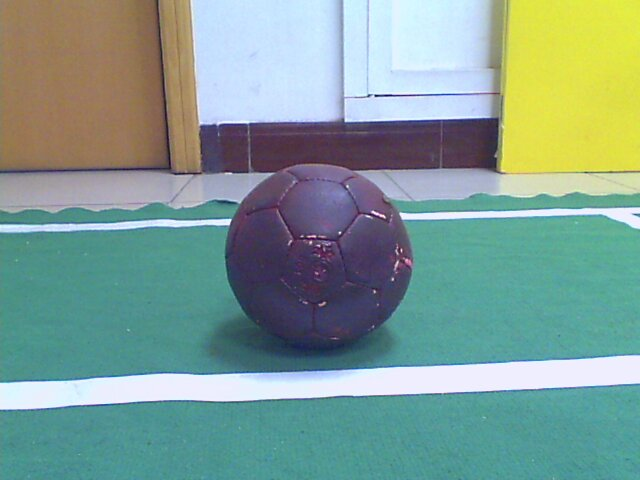
//> input picture test_img/t1.jpg, 640 x 480 px
$ ./extractCircles ../test_img/t1.jpg   (built with g++ and OpenCV 4)
//> lines starting //> are read from the running program, lines starting //| are printed output that depends on the picture; after the words box and inside, x2 and y2 are one past the last pixel; in counts of white or black regions, pixels touching at a corner belong together
//> further down, img is the input picture: 480 rows x 640 cols, CV_8UC3; mean B, G, R 148, 157.1, 127.9
#include <cstdlib>
#include <cv.h>
#include <highgui.h>
#include "opencv2/imgproc/imgproc.hpp"
using namespace std;
using namespace cv;

// h: 117.5 ~ 165.5
// s: 45.9 ~ 126.225
// v: 58.905 ~ 147.9

bool isBallHSV(float h, float s, float v){
    int h1 = 161, h2 = 204;
    int s1 = 58, s2 = 118;
    int v1 = 71, v2 = 104;
    /*if( (h>235.0/2 && h<331.0/2) &&
        (s>0.18*255 && s<0.495*255) &&
        (v>0.231*255 && v<0.58*255))*/
    if (h >= h1 && h <= h2 && s >= s1 && s <= s2 && v >= v1 && v <= v2)
        return true;
    else
        return false;
}

// [23 lines of commented-out code are left out]

vector<Point3f> extractCircles(Mat& img) {
    Mat gray;
    // colorReduce(_img, img, 32);
    imshow("img", img);
    cvtColor(img, gray, CV_BGR2GRAY);
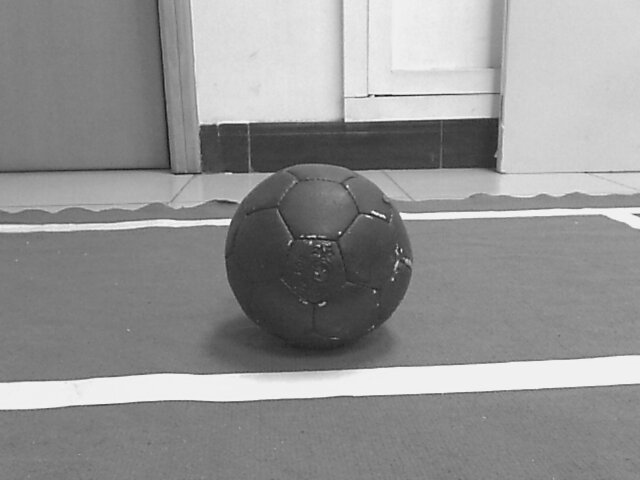
//> gray: 480 rows x 640 cols, CV_8UC1; min 16, max 253, mean 147.3
    GaussianBlur(gray, gray, Size(9, 9), 2, 2);
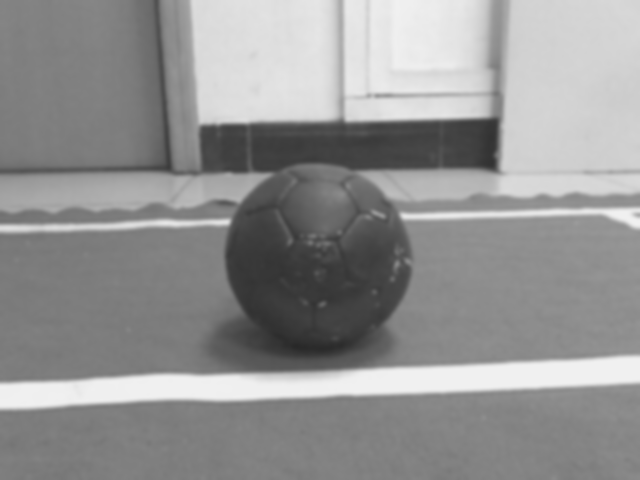
//> gray: 480 rows x 640 cols, CV_8UC1; min 40, max 240, mean 147.3
    imshow("gray", gray);
    waitKey(30);
    vector<Vec3f> circles;
    // HoughCircles的结果
    HoughCircles(gray, circles, CV_HOUGH_GRADIENT, 2, 10, 100, 50, 5, 150);     // 话说这里为什么参数4是2
//> circles = 58 circles (x, y, radius), first 12: [317, 255, 91.4], [307, 267, 104.8], [363, 257, 137.8], [297, 271, 115.8], [321, 271, 107], [347, 293, 140], [349, 269, 126.8], [313, 281, 117.8], [329, 261, 82.2], [357, 247, 131.2], [331, 281, 120.2], [341, 277, 124.6]
    for (vector<Vec3f>::iterator it = circles.begin(); it != circles.end(); it ++) {
        Vec3f cur = *it;
        Point center(cvRound(cur[0]), cvRound(cur[1]));
        int radius = cvRound(cur[2]);
        circle(img, center, radius, Scalar(0, 0, 255));
    }
//> this loop made 58 passes
//> (cur, radius) on passes 1, 2, 3, 4, 7, 8, 9, 10, 11, 12, 13, 14: ([317, 255, 91.4], 91), ([307, 267, 104.8], 105), ([363, 257, 137.8], 138), ([297, 271, 115.8], 116), ([349, 269, 126.8], 127), ([313, 281, 117.8], 118), ([329, 261, 82.2], 82), ([357, 247, 131.2], 131), ([331, 281, 120.2], 120), ([341, 277, 124.6], 125), ([341, 259, 115.8], 116), ([435, 157, 64.8], 65)
//> (center, radius) on passes 5, 6, 29, 35, 41, 44: (Point(321, 271), 107), (Point(347, 293), 140), (Point(465, 297), 129), (Point(287, 265), 107), (Point(469, 255), 87), (Point(445, 163), 56)
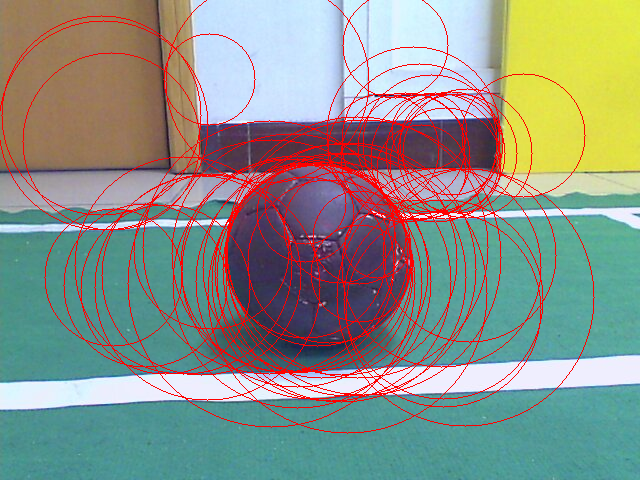
//> img: 480 rows x 640 cols, CV_8UC3; 8.09% of pixels changed, all inside (x1, y1, x2, y2) = (0, 0, 595, 434)
    cout << circles.size() << endl;
//| 58

    vector<Vec3f> balls;

    // HSV必须满足一定条件
    Mat img_hsv(img.rows, img.cols, CV_32F, 3);
    cvtColor(img, img_hsv, CV_BGR2HSV_FULL);
//> img_hsv: 480 rows x 640 cols, CV_8UC3; mean H, S, V 111.2, 111.7, 178.1

    for (vector<Vec3f>::iterator it = circles.begin(); it != circles.end(); it ++) {
        Vec3f cur = *it;
        int x = cvRound(cur[0]), y = cvRound(cur[1]), r = cvRound(cur[2]);
        int ballPixNum = 0, totalPixNum = 0;    // 总的像素
        for (int i = y-r; i <= y+r; i ++) {
            for (int j = x-r; j <= x+r; j ++) {
                if ( i >= 0 && i < img.rows && j >= 0 && j < img.cols && ((i-y)*(i-y)+(j-x)*(j-x) <= r*r) ) {
                    totalPixNum ++;
                    float h = (float)(img_hsv.at<Vec3b>(i, j)[0]);
                    float s = (float)(img_hsv.at<Vec3b>(i, j)[1]);
                    float v = (float)(img_hsv.at<Vec3b>(i, j)[2]);
                    if (isBallHSV(h, s, v))
                        ballPixNum ++;
                }
            }
        }
        float ratio = (float)ballPixNum/totalPixNum;
        cout << ratio << endl;
        if (ratio > 0.4)
            balls.push_back(cur);
    }
//> this loop made 58 passes
//> (cur, x, y, r, totalPixNum, ballPixNum, ratio) on passes 1, 2, 3, 4, 7, 8, 9, 10, 11, 12, 13, 14: ([317, 255, 91.4], 317, 255, 91, 25997, 13105, 0.504), ([307, 267, 104.8], 307, 267, 105, 34621, 13169, 0.38), ([363, 257, 137.8], 363, 257, 138, 59805, 14166, 0.237), ([297, 271, 115.8], 297, 271, 116, 42265, 13184, 0.312), ([349, 269, 126.8], 349, 269, 127, 50617, 13248, 0.262), ([313, 281, 117.8], 313, 281, 118, 43709, 13168, 0.301), ([329, 261, 82.2], 329, 261, 82, 21101, 11173, 0.53), ([357, 247, 131.2], 357, 247, 131, 53885, 14194, 0.263), ([331, 281, 120.2], 331, 281, 120, 45225, 13168, 0.291), ([341, 277, 124.6], 341, 277, 125, 49077, 13218, 0.269), ([341, 259, 115.8], 341, 259, 116, 42265, 13230, 0.313), ([435, 157, 64.8], 435, 157, 65, 13273, 1281, 0.0965)
//> (x, y, r, totalPixNum, ballPixNum, ratio) on passes 5, 6, 29, 35, 41, 44: (321, 271, 107, 35953, 13168, 0.366), (347, 293, 140, 61529, 13220, 0.215), (465, 297, 129, 52257, 4153, 0.0795), (287, 265, 107, 35953, 12696, 0.353), (469, 255, 87, 23769, 607, 0.0255), (445, 163, 56, 9845, 972, 0.0987)
//| 0.504097
//| 0.380376
//| 0.23687
//| 0.311937
//| 0.366256
//| 0.214858
//| 0.26173
//| 0.301265
//> (output is shown up to pass 8 of 58)

    // 选择半径最大的圆
    int res_r = 0, res_x = 0, res_y = 0;
    bool foundBall = false;
    if (!balls.empty()) {
        foundBall = true;
        for (vector<Vec3f>::iterator it = balls.begin(); it != balls.end(); it ++) {
            Vec3f cur = *it;
            int x = cvRound(cur[0]), y = cvRound(cur[1]), r = cvRound(cur[2]);
            circle(img, Point(x, y), r, Scalar(255, 0, 255), 2);
            if(r > res_r){
                res_r = r;
                res_x = x;
                res_y = y;
            }
        }
//> this loop made 5 passes
//> (cur, x, y, r, res_r, res_x, res_y) on pass 1: ([317, 255, 91.4], 317, 255, 91, 91, 317, 255)
//> (cur, x, y, r) on passes 2 to 5: ([329, 261, 82.2], 329, 261, 82), ([305, 257, 80.6], 305, 257, 81), ([377, 245, 32.6], 377, 245, 33), ([359, 273, 49.4], 359, 273, 49)
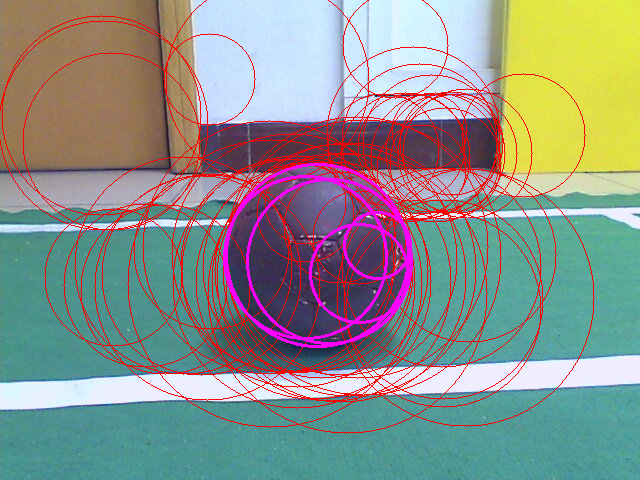
//> img: 480 rows x 640 cols, CV_8UC3; 1.8% of pixels changed, all inside (x1, y1, x2, y2) = (223, 163, 413, 348)
//> after the loop, res_r = 91; res_x = 317; res_y = 255
    }
    if (foundBall)
        circle(img, Point(res_x, res_y), res_r, Scalar(255, 255, 0), 2);
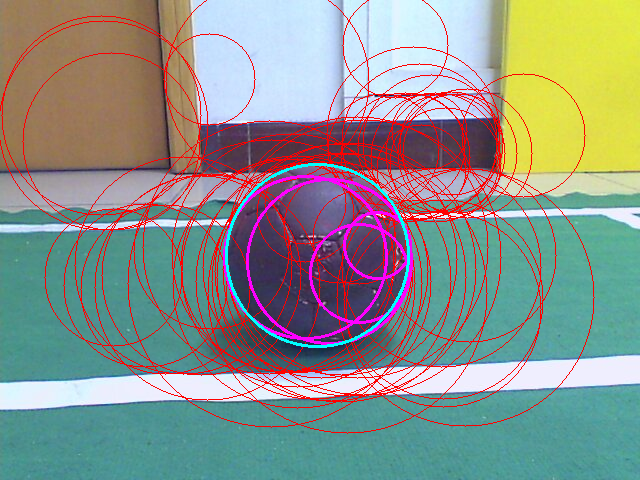
//> img: 480 rows x 640 cols, CV_8UC3; 0.55% of pixels changed, all inside (x1, y1, x2, y2) = (225, 163, 410, 348)

    imshow("circles", img);
    waitKey(0);
    vector<Point3f> res;
    return res;
}

int main(int argc, char** argv) {
    Mat img = imread(argv[1]);
    vector<Point3f> circles = extractCircles(img);
    return 0;
}

$ run again, on test_img/t3.jpg
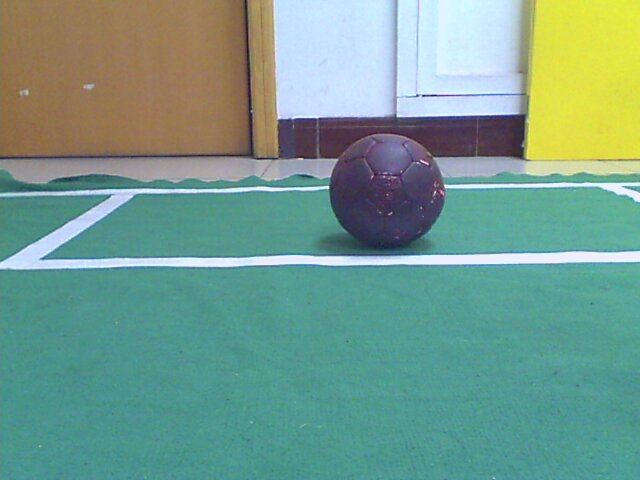
//> input picture test_img/t3.jpg, 640 x 480 px
//> img is the input picture: 480 rows x 640 cols, CV_8UC3; mean B, G, R 141.6, 155.7, 116.5
//> circles = 72 circles (x, y, radius), first 12: [385, 191, 58.4], [413, 181, 84.8], [97, 309, 135.6], [231, 279, 122.4], [373, 185, 71.8], [407, 191, 73.8], [393, 197, 67.4], [357, 179, 87.2], [397, 185, 69.4], [365, 195, 78.4], [159, 73, 115.8], [287, 87, 104.8]
//> the loop in extractCircles, `for (vector<Vec3f>::iterator it = circles.begin(); it != circles.end()..` made 72 passes
//> (cur, radius) on passes 1 to 8: ([385, 191, 58.4], 58), ([413, 181, 84.8], 85), ([97, 309, 135.6], 136), ([231, 279, 122.4], 122), ([373, 185, 71.8], 72), ([407, 191, 73.8], 74), ([393, 197, 67.4], 67), ([357, 179, 87.2], 87)
//| 72
//> img_hsv: 480 rows x 640 cols, CV_8UC3; mean H, S, V 103.3, 120.4, 172.4
//> the loop in extractCircles, `for (vector<Vec3f>::iterator it = circles.begin(); it != circles.end()..` made 72 passes
//> (cur, x, y, r, totalPixNum, ballPixNum, ratio) on passes 1 to 8: ([385, 191, 58.4], 385, 191, 58, 10557, 5538, 0.525), ([413, 181, 84.8], 413, 181, 85, 22701, 6164, 0.272), ([97, 309, 135.6], 97, 309, 136, 53070, 0, 0), ([231, 279, 122.4], 231, 279, 122, 46713, 0, 0), ([373, 185, 71.8], 373, 185, 72, 16241, 5645, 0.348), ([407, 191, 73.8], 407, 191, 74, 17193, 5754, 0.335), ([393, 197, 67.4], 393, 197, 67, 14073, 5539, 0.394), ([357, 179, 87.2], 357, 179, 87, 23769, 6131, 0.258)
//> (printed output is left out)
//> the loop in extractCircles, `for (vector<Vec3f>::iterator it = balls.begin(); it != balls.end(); it..` made 1 pass
//> (cur, x, y, r, res_r, res_x, res_y) on pass 1: ([385, 191, 58.4], 385, 191, 58, 58, 385, 191)
//> after the loop in extractCircles, `for (vector<Vec3f>::iterator it = balls.begin(); it != balls.end(); it..`:
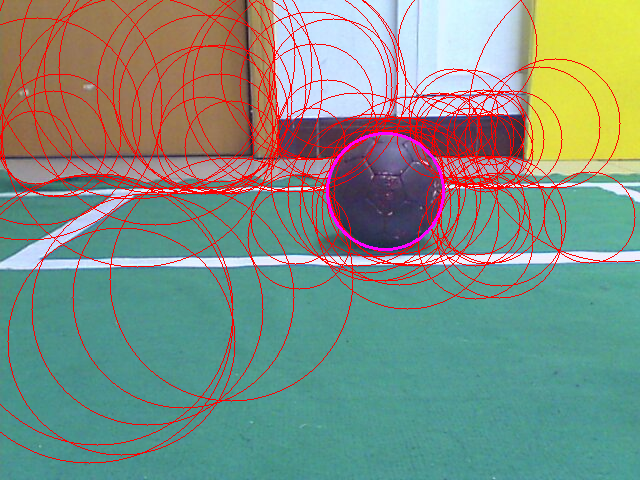
//> img: 480 rows x 640 cols, CV_8UC3; mean B, G, R 130.9, 143.8, 126.7
//> after the loop in extractCircles, `for (vector<Vec3f>::iterator it = balls.begin(); it != balls.end(); it..`: res_r = 58; res_x = 385; res_y = 191
//> in extractCircles, `circle(img, Point(res_x, res_y), res_r, Scalar(255, 255, 0), 2);`:
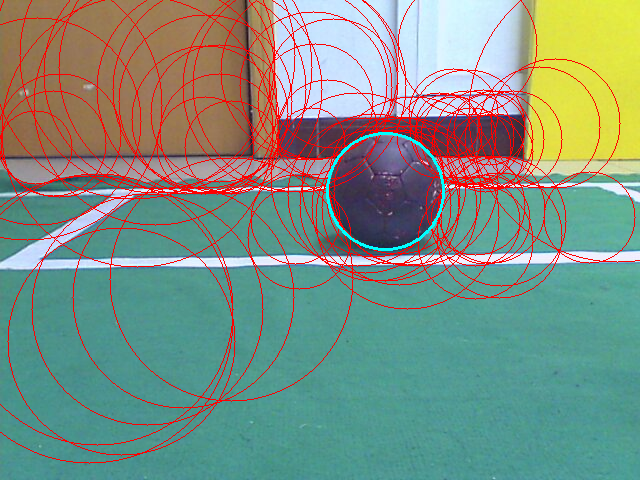
//> img: 480 rows x 640 cols, CV_8UC3; 0.36% of pixels changed, all inside (x1, y1, x2, y2) = (326, 132, 445, 251)

$ run again, on test_img/t4.jpg
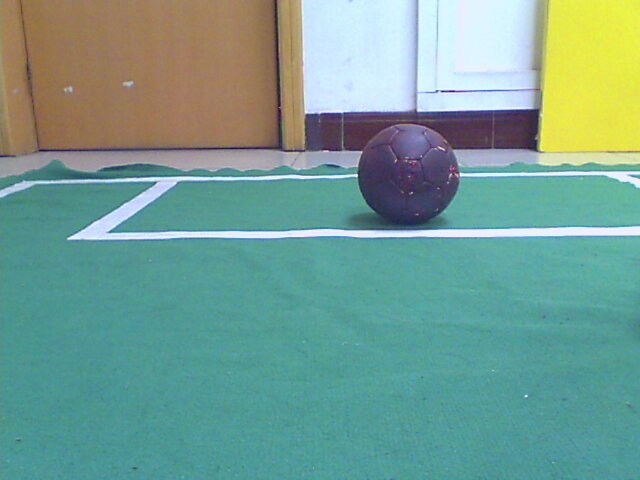
//> input picture test_img/t4.jpg, 640 x 480 px
//> img is the input picture: 480 rows x 640 cols, CV_8UC3; mean B, G, R 146.5, 157.8, 116.1
//> circles = 91 circles (x, y, radius), first 12: [409, 175, 51.4], [263, 281, 131.2], [401, 169, 58.6], [375, 151, 89.4], [139, 97, 142.2], [189, 121, 115.6], [399, 179, 58.6], [207, 85, 96], [431, 167, 74], [385, 157, 78.4], [143, 277, 113.6], [421, 171, 62.6]
//> the loop in extractCircles, `for (vector<Vec3f>::iterator it = circles.begin(); it != circles.end()..` made 91 passes
//> (cur, radius) on passes 1, 2, 3, 4, 5, 6, 7, 10: ([409, 175, 51.4], 51), ([263, 281, 131.2], 131), ([401, 169, 58.6], 59), ([375, 151, 89.4], 89), ([139, 97, 142.2], 142), ([189, 121, 115.6], 116), ([399, 179, 58.6], 59), ([385, 157, 78.4], 78)
//| 91
//> img_hsv: 480 rows x 640 cols, CV_8UC3; mean H, S, V 101.2, 124, 175.1
//> the loop in extractCircles, `for (vector<Vec3f>::iterator it = circles.begin(); it != circles.end()..` made 91 passes
//> (cur, x, y, r, totalPixNum, ballPixNum, ratio) on passes 1, 2, 3, 4, 5, 6, 7, 10: ([409, 175, 51.4], 409, 175, 51, 8173, 3881, 0.475), ([263, 281, 131.2], 263, 281, 131, 53885, 0, 0), ([401, 169, 58.6], 401, 169, 59, 10913, 4007, 0.367), ([375, 151, 89.4], 375, 151, 89, 24845, 4642, 0.187), ([139, 97, 142.2], 139, 97, 142, 56889, 124, 0.00218), ([189, 121, 115.6], 189, 121, 116, 42265, 127, 0.003), ([399, 179, 58.6], 399, 179, 59, 10913, 3895, 0.357), ([385, 157, 78.4], 385, 157, 78, 19109, 4538, 0.237)
//> (printed output is left out)
//> the loop in extractCircles, `for (vector<Vec3f>::iterator it = balls.begin(); it != balls.end(); it..` made 3 passes
//> (cur, x, y, r, res_r, res_x, res_y) on passes 1 to 2: ([409, 175, 51.4], 409, 175, 51, 51, 409, 175), ([411, 165, 56.2], 411, 165, 56, 56, 411, 165)
//> after the loop in extractCircles, `for (vector<Vec3f>::iterator it = balls.begin(); it != balls.end(); it..`:
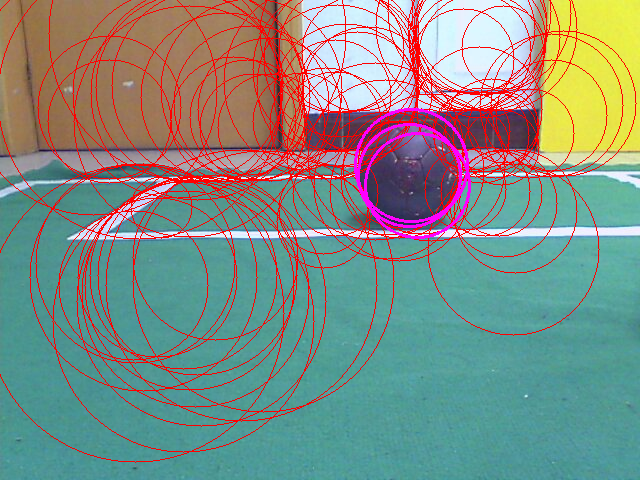
//> img: 480 rows x 640 cols, CV_8UC3; mean B, G, R 133, 141.8, 128.6
//> after the loop in extractCircles, `for (vector<Vec3f>::iterator it = balls.begin(); it != balls.end(); it..`: res_r = 56; res_x = 411; res_y = 165
//> in extractCircles, `circle(img, Point(res_x, res_y), res_r, Scalar(255, 255, 0), 2);`:
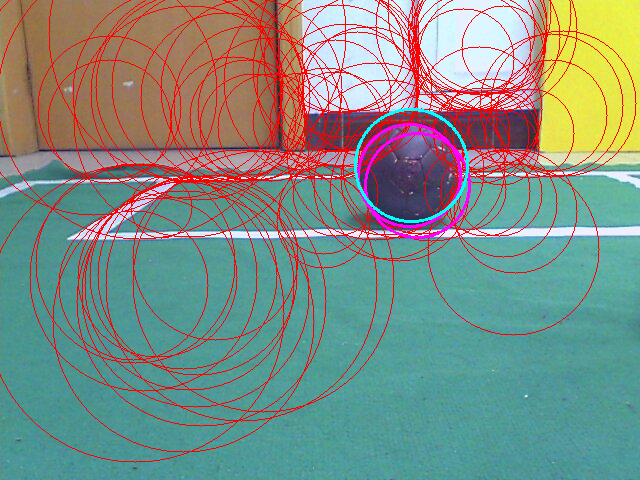
//> img: 480 rows x 640 cols, CV_8UC3; 0.35% of pixels changed, all inside (x1, y1, x2, y2) = (354, 108, 469, 223)

$ run again, on test_img/t5.jpg
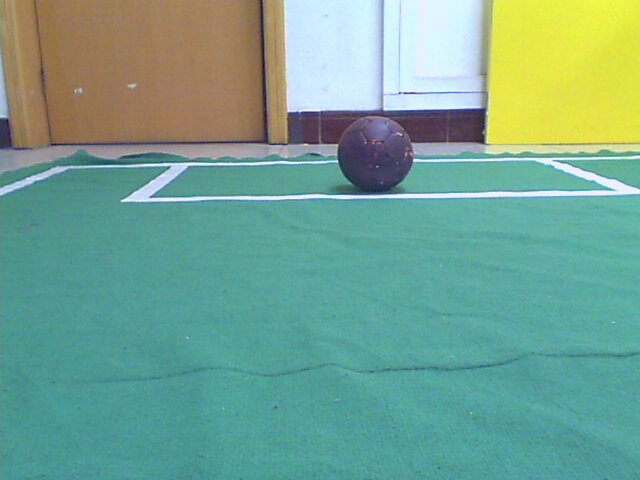
//> input picture test_img/t5.jpg, 640 x 480 px
//> img is the input picture: 480 rows x 640 cols, CV_8UC3; mean B, G, R 145.3, 163, 115.9
//> circles = 112 circles (x, y, radius), first 12: [343, 53, 146.6], [517, 57, 140], [375, 153, 38.4], [241, 63, 137.8], [241, 51, 144.4], [579, 61, 100.2], [243, 279, 122.4], [527, 57, 148.8], [517, 47, 144.4], [97, 109, 90.2], [617, 45, 137.8], [341, 93, 107]
//> the loop in extractCircles, `for (vector<Vec3f>::iterator it = circles.begin(); it != circles.end()..` made 112 passes
//> (cur, radius) on passes 1, 3, 4, 5, 6, 7, 8, 9: ([343, 53, 146.6], 147), ([375, 153, 38.4], 38), ([241, 63, 137.8], 138), ([241, 51, 144.4], 144), ([579, 61, 100.2], 100), ([243, 279, 122.4], 122), ([527, 57, 148.8], 149), ([517, 47, 144.4], 144)
//| 112
//> img_hsv: 480 rows x 640 cols, CV_8UC3; mean H, S, V 97.2, 131.6, 178.8
//> the loop in extractCircles, `for (vector<Vec3f>::iterator it = circles.begin(); it != circles.end()..` made 112 passes
//> (cur, x, y, r, totalPixNum, ballPixNum, ratio) on passes 1, 3, 4, 5, 6, 7, 8, 9: ([343, 53, 146.6], 343, 53, 147, 49299, 2949, 0.0598), ([375, 153, 38.4], 375, 153, 38, 4513, 2079, 0.461), ([241, 63, 137.8], 241, 63, 138, 46782, 587, 0.0125), ([241, 51, 144.4], 241, 51, 144, 47054, 573, 0.0122), ([579, 61, 100.2], 579, 61, 100, 22969, 0, 0), ([243, 279, 122.4], 243, 279, 122, 46713, 0, 0), ([527, 57, 148.8], 527, 57, 149, 47241, 502, 0.0106), ([517, 47, 144.4], 517, 47, 144, 43983, 500, 0.0114)
//> (printed output is left out)
//> the loop in extractCircles, `for (vector<Vec3f>::iterator it = balls.begin(); it != balls.end(); it..` made 1 pass
//> (cur, x, y, r, res_r, res_x, res_y) on pass 1: ([375, 153, 38.4], 375, 153, 38, 38, 375, 153)
//> after the loop in extractCircles, `for (vector<Vec3f>::iterator it = balls.begin(); it != balls.end(); it..`:
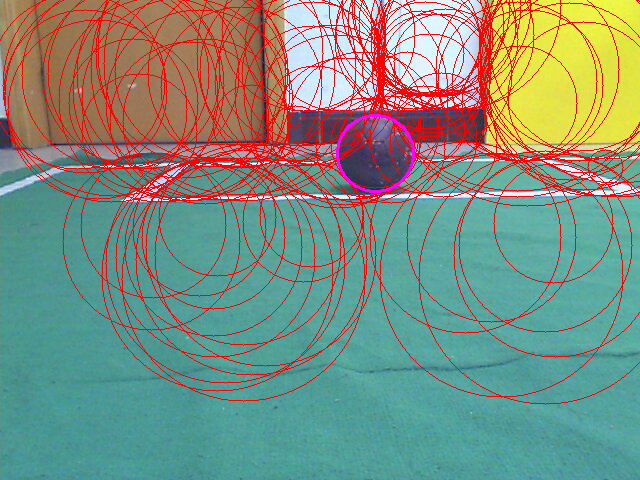
//> img: 480 rows x 640 cols, CV_8UC3; mean B, G, R 128.1, 143.5, 129.3
//> after the loop in extractCircles, `for (vector<Vec3f>::iterator it = balls.begin(); it != balls.end(); it..`: res_r = 38; res_x = 375; res_y = 153
//> in extractCircles, `circle(img, Point(res_x, res_y), res_r, Scalar(255, 255, 0), 2);`:
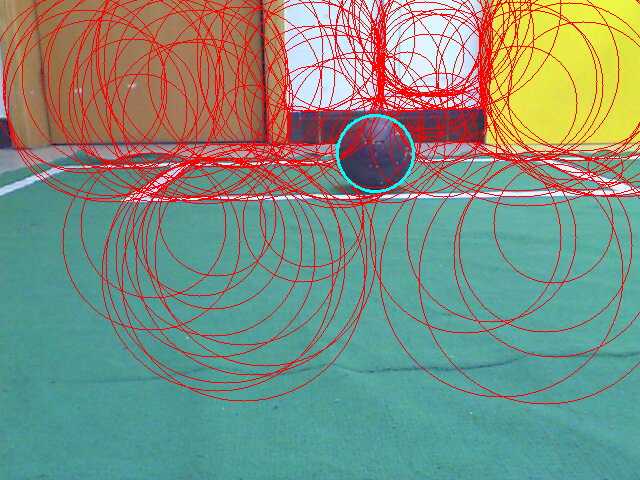
//> img: 480 rows x 640 cols, CV_8UC3; 0.23% of pixels changed, all inside (x1, y1, x2, y2) = (336, 114, 415, 193)
